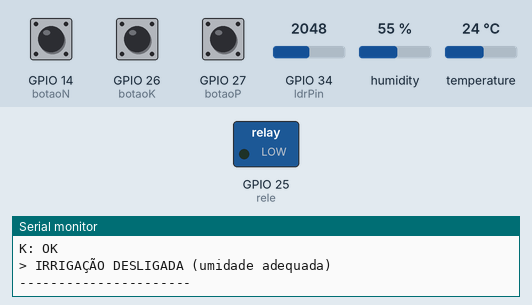
This sketch was run on a simulated ESP32. Parts: switched loads named in the sketch (green lamp = pin HIGH), the last lines printed to the serial monitor. The inputs (shaded band) are chosen by the test bench; at power-on: humidity 55 %, GPIO 14 (botaoN) HIGH, GPIO 26 (botaoK) HIGH, GPIO 27 (botaoP) HIGH, GPIO 34 (ldrPin) = 2048, temperature 24 °C.

Above: at 6.8 s.
6.9 s: humidity set to 51 %
13.6 s: humidity set to 48 %
At 18.6 s:
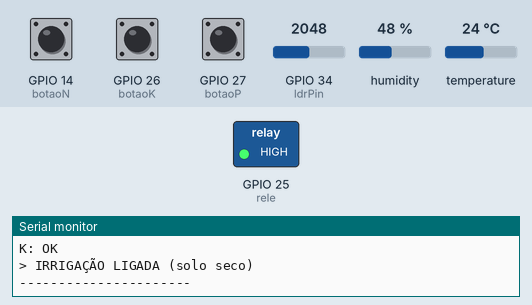
31.5 s: humidity set to 68 %
At 37.1 s:
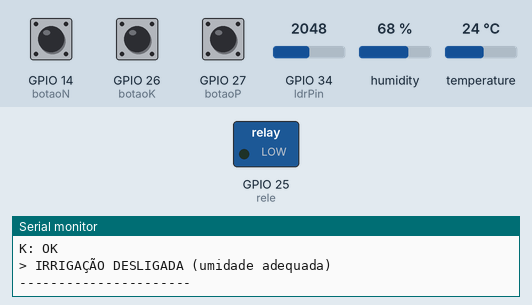
38.2 s: humidity set to 22 %
At 43.3 s:
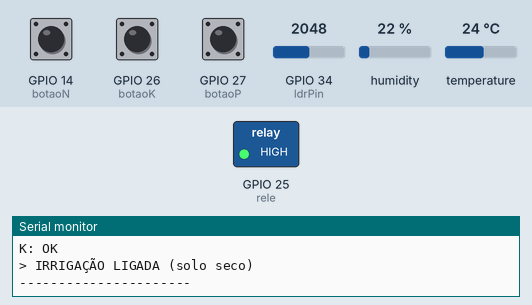
Timing chart, 0 to 44.8 s (numbered marks = the images above; inputs shaded):
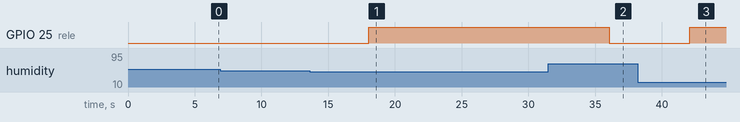

The sketch:

codigo_esp32.ino
```cpp
// IMPORTANDO BIBLIOTECA
#include "DHT.h"

// CONFIG DOS PINOS

// botões n, p e k
int botaoN = 14;
int botaoP = 27;
int botaoK = 26;

// DHT22
#define DHTPIN 4
#define DHTTYPE DHT22
DHT dht(DHTPIN, DHTTYPE);

// LDR
int ldrPin = 34;

// relé
int rele = 25;

void setup() {
  // executa uma vez
  Serial.begin(115200);

  // botões com pull-up interno
  pinMode(botaoN, INPUT_PULLUP);
  pinMode(botaoP, INPUT_PULLUP);
  pinMode(botaoK, INPUT_PULLUP);

  pinMode(rele, OUTPUT);

  dht.begin();
}

void loop() {
  // executa em loop

  // LEITURA DOS SENSORES

  int N = digitalRead(botaoN);
  int P = digitalRead(botaoP);
  int K = digitalRead(botaoK);

  float umidade = dht.readHumidity();

  int ldr = analogRead(ldrPin);

  // CONVERSÃO LDR PARA ESCALA DE PH
  float ph = (ldr / 4095.0) * 14.0;

  // EXIBIÇÃO
  Serial.println("===== DADOS =====");

  Serial.print("Umidade: ");
  Serial.print(umidade);
  Serial.println("%");

  Serial.print("pH: ");
  Serial.println(ph);

  Serial.print("N: ");
  Serial.println(N == LOW ? "BAIXO" : "OK");

  Serial.print("P: ");
  Serial.println(P == LOW ? "BAIXO" : "OK");

  Serial.print("K: ");
  Serial.println(K == LOW ? "BAIXO" : "OK");

  // LÓGICA

  bool soloSeco = (umidade < 50);

  // definição de pH inadequado
  bool phRuim = (ph < 5.5, ph > 7.5);

  // ALERTAS

  // alerta de pH
  if (phRuim) {
    Serial.println(">>> ATENÇÃO: pH fora da faixa ideal !!!");
  }

  // alertas individuais de nutrientes
  if (N == LOW) {
    Serial.println(">> ATENÇÃO: nível de Nitrogênio (N) baixo !!!");
  }

  if (P == LOW) {
    Serial.println(">> ATENÇÃO: nível de Fósforo (P) baixo !!!");
  }

  if (K == LOW) {
    Serial.println(">> ATENÇÃO: nível de Potássio (K) baixo !!!");
  }

  // decisão de irrigação (baseada na umidade do solo)
  if (soloSeco) {
    digitalWrite(rele, HIGH);
    Serial.println("> IRRIGAÇÃO LIGADA (solo seco)");
  } else {
    digitalWrite(rele, LOW);
    Serial.println("> IRRIGAÇÃO DESLIGADA (umidade adequada)");
  }

  // para melhor visualização
  Serial.println("----------------------");

  delay(6000);
}
```

Measured:
- the behaviour switches between 50 and 49 % on humidity (found by bisection; images 0 and 1)
- after the input at 13.6 s, GPIO 25 (rele): LOW → HIGH after 4.4 s
- after the input at 31.5 s, GPIO 25 (rele): HIGH → LOW after 4.6 s
- after the input at 38.2 s, GPIO 25 (rele): LOW → HIGH after 3.9 s
